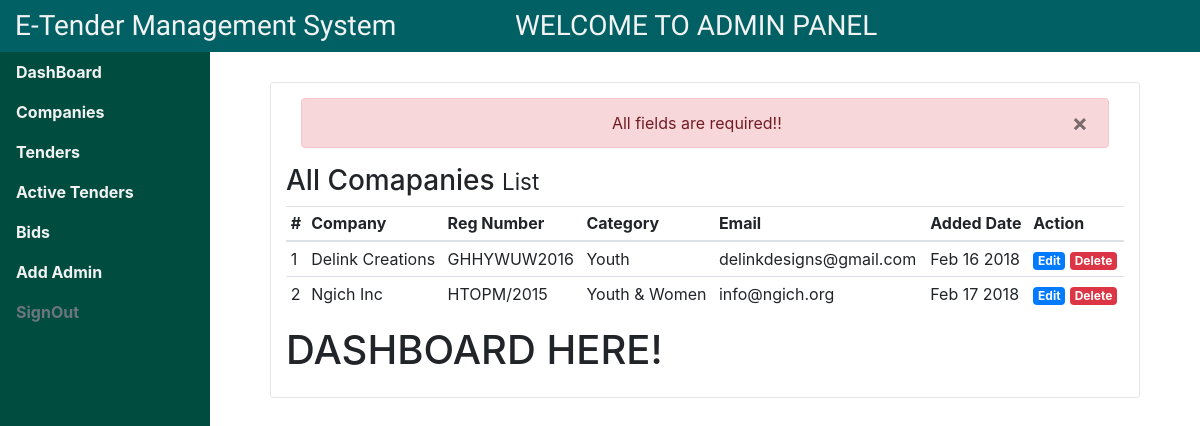
Page /admin/?page=addcompany&msg=required on the earlier database version.
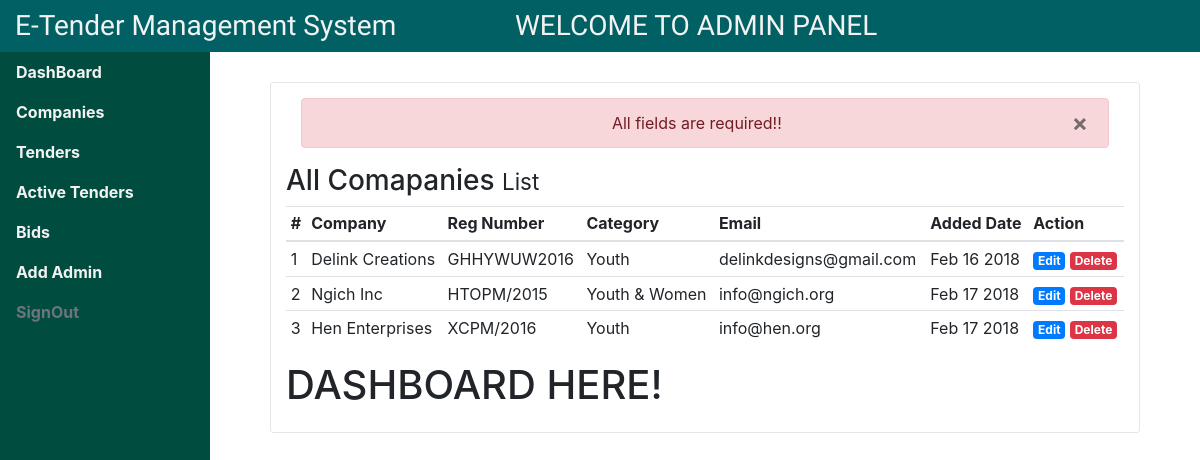
Same page on the later database version.
### tables this page shows
CREATE TABLE `companies` (
  `_id` int(11) NOT NULL,
  `company_reg` varchar(100) NOT NULL,
  `company_pin` varchar(100) NOT NULL,
  `company_name` varchar(100) NOT NULL,
  `comany_phone` varchar(100) NOT NULL,
  `company_email` varchar(100) NOT NULL,
  `company_cat` varchar(50) NOT NULL,
  `dateadded` timestamp NOT NULL DEFAULT CURRENT_TIMESTAMP
);

### admin/addcompany.php (the view, shortened to what this page needs)
<h3>All Comapanies <small>List</small></h3>
<div>
  <table class="table table-sm table-hover">
    <thead>
      <tr>
        <th scope="col">#</th>
        <th scope="col">Company</th>
        <th scope="col">Reg Number</th>
        <th scope="col">Category</th>
        <th scope="col">Email</th>
        <th scope="col">Added Date</th>
        <th scope="col">Action</th>
      </tr>
    </thead>
    <tbody>
      <?php
        $c_sql = mysqli_query($db, "SELECT * FROM companies");
        $rowNo = 0;
        while ($row = mysqli_fetch_assoc($c_sql)) {
          $c_id = $row['_id'];
          $c_name = $row['company_name'];
          $c_reg = $row['company_reg'];
          $c_cat = $row['company_cat'];
          $c_email = $row['company_email'];
          $c_date = date('M d Y', strtotime($row['dateadded']));
          $rowNo ++;
          switch ($c_cat) {
            case 'y':
              $category = "Youth";
              break;
            case 'yw':
              $category = "Youth & Women";
              break;
          }
          echo "
            <tr>
              <td>$rowNo</td>
              <td>$c_name</td>
              <td>$c_reg</td>
              <td>$category</td>
              <td>$c_email</td>
              <td>$c_date</td>
              <td>
                <a href='$c_id' class='badge badge-primary'>Edit</a>
                <a href='$c_id' class='badge badge-danger'>Delete</a>
              </td>
            </tr>
          ";
        }
      ?>
    </tbody>
  </table>
</div>

Differences in the rows shown:
added companies: company_name "Hen Enterprises", company_reg "XCPM/2016", company_cat "Youth", company_email "info@hen.org", dateadded "Feb 17 2018"
